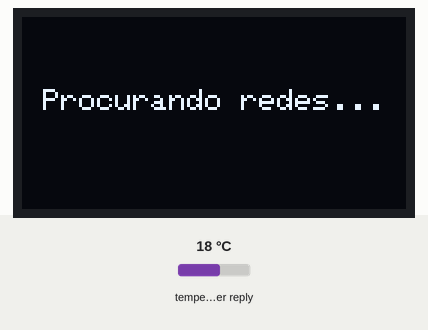
A sketch run on a simulated ESP32. On the bench: 128×64 one-colour display. The test bench sets the inputs (shaded band); at power-on: temperature in the weather reply 18 °C. WiFi joins after 1.5 s; servers stay silent unless stated; a WiFi scan finds three made-up networks; the local clock reads 2024-03-15 10:24:30 at power-on unless the sketch sets it; web services answer with replies made up by the test bench; what the sketch prints to the serial monitor is not drawn.

Above: at 0.3 s.
At 2.3 s:
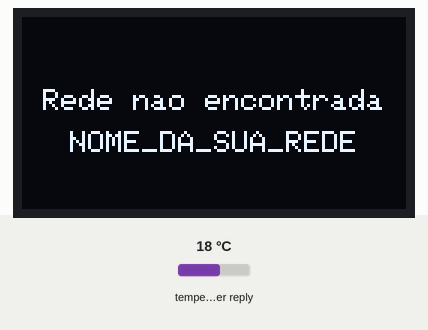
At 5.4 s:
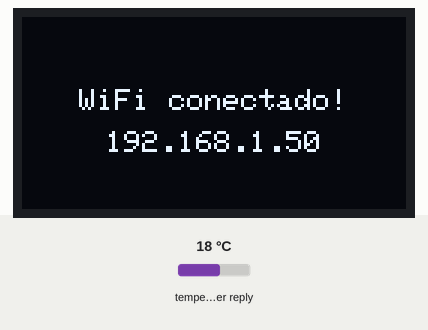
At 7.2 s:
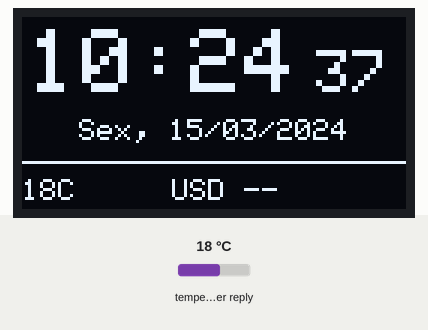
At 12.6 s:
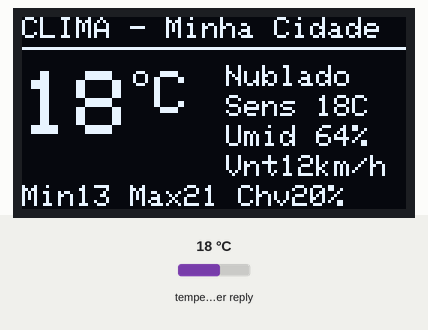
At 36.7 s:
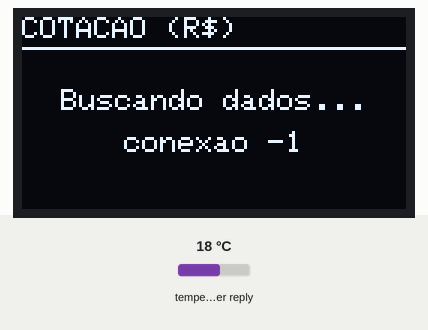

The sketch:

relogio_estacao.ino
```cpp
/*
 * ESP32 + SSD1306 (128x64, I2C)
 * Relogio NTP + Clima (Open-Meteo) + Cotacao (AwesomeAPI)
 *
 * Bibliotecas (Gerenciador de Bibliotecas da Arduino IDE):
 *   - Adafruit GFX Library
 *   - Adafruit SSD1306
 *   - ArduinoJson (versao 7.x)
 *
 * Ligacao: SDA -> GPIO21 | SCL -> GPIO22 | VCC -> 3V3 | GND -> GND
 * Botao BOOT (GPIO0): pula para a proxima tela.
 */

#include <WiFi.h>
#include <HTTPClient.h>
#include <WiFiClientSecure.h>
#include <ArduinoJson.h>
#include <Wire.h>
#include <Adafruit_GFX.h>
#include <Adafruit_SSD1306.h>
#include <time.h>

// ===================== CONFIGURACAO =====================
// Dados pessoais ficam em secrets.h (nao vai para o GitHub). Copie de secrets.example.h.
// Define: WIFI_SSID, WIFI_PASS, LATITUDE, LONGITUDE e CIDADE.
#include "secrets.h"

const char* TZ_INFO = "<-03>3";   // Brasilia (UTC-3, sem horario de verao)

const unsigned long TEMPO_TELA_MS   = 6000;       // quanto tempo cada tela fica
const unsigned long CLIMA_A_CADA_MS = 10UL * 60UL * 1000UL;  // 10 min
const unsigned long COTACAO_A_CADA_MS = 5UL * 60UL * 1000UL; // 5 min
const unsigned long RETRY_MS        = 30UL * 1000UL;         // tenta de novo apos falha

#define OLED_ADDR   0x3C
#define OLED_W      128
#define OLED_H      64
#define PIN_BOTAO   0
// ========================================================

Adafruit_SSD1306 display(OLED_W, OLED_H, &Wire, -1);

struct Clima {
  bool valid = false;
  float temp = 0, sens = 0, vento = 0, tmin = 0, tmax = 0;
  int umid = 0, codigo = 0, chuvaProb = 0;
} clima;

struct Cotacao {
  bool valid = false;
  float usd = 0, eur = 0, btc = 0;
  float usdP = 0, eurP = 0, btcP = 0;
} cotacao;

int telaAtual = 0;               // 0 relogio, 1 clima, 2 cotacao
const int NUM_TELAS = 3;
unsigned long ultimaTroca = 0;
unsigned long ultimoDesenho = 0;
unsigned long ultimoBotao = 0;
unsigned long proximoClima = 0;
unsigned long proximaCotacao = 0;
unsigned long ultimaTentativaWifi = 0;
bool ntpIniciado = false;

String ultimoErro = "";
String erroClima = "";
String erroCotacao = "";

const char* DIAS[] = {"Dom", "Seg", "Ter", "Qua", "Qui", "Sex", "Sab"};

// ---------- utilidades de desenho ----------
void textoCentralizado(const String& s, int y, int tam) {
  int16_t x1, y1; uint16_t w, h;
  display.setTextSize(tam);
  display.getTextBounds(s, 0, 0, &x1, &y1, &w, &h);
  display.setCursor((OLED_W - w) / 2, y);
  display.print(s);
}

void cabecalho(const char* titulo) {
  display.setTextSize(1);
  display.setCursor(0, 0);
  display.print(titulo);
  if (WiFi.status() != WL_CONNECTED) {
    display.setCursor(122, 0);
    display.print("!");
  }
  display.drawFastHLine(0, 10, OLED_W, SSD1306_WHITE);
}

void seta(int x, int y, bool sobe) {
  if (sobe) display.fillTriangle(x, y + 8, x + 8, y + 8, x + 4, y, SSD1306_WHITE);
  else      display.fillTriangle(x, y, x + 8, y, x + 4, y + 8, SSD1306_WHITE);
}

const char* descricaoClima(int c) {
  if (c == 0) return "Limpo";
  if (c <= 2) return "Sol e nuv";
  if (c == 3) return "Nublado";
  if (c == 45 || c == 48) return "Neblina";
  if (c >= 51 && c <= 57) return "Garoa";
  if (c >= 61 && c <= 67) return "Chuva";
  if (c >= 71 && c <= 77) return "Neve";
  if (c >= 80 && c <= 82) return "Pancadas";
  if (c >= 95) return "Tempestade";
  return "---";
}

// ---------- telas ----------
void telaRelogio() {
  struct tm t;
  display.clearDisplay();
  display.setTextColor(SSD1306_WHITE);

  if (!getLocalTime(&t, 0)) {
    cabecalho("RELOGIO");
    textoCentralizado("Sincronizando...", 28, 1);
    display.display();
    return;
  }

  char hm[6], ss[3], data[20];
  snprintf(hm, sizeof(hm), "%02d:%02d", t.tm_hour, t.tm_min);
  snprintf(ss, sizeof(ss), "%02d", t.tm_sec);
  snprintf(data, sizeof(data), "%s, %02d/%02d/%04d", DIAS[t.tm_wday], t.tm_mday, t.tm_mon + 1, t.tm_year + 1900);

  display.setTextSize(3);
  display.setCursor(2, 4);
  display.print(hm);
  display.setTextSize(2);
  display.setCursor(98, 11);
  display.print(ss);

  textoCentralizado(data, 34, 1);

  display.drawFastHLine(0, 48, OLED_W, SSD1306_WHITE);
  display.setTextSize(1);
  display.setCursor(0, 54);
  if (clima.valid) display.printf("%.0fC", clima.temp); else display.print("--C");
  display.setCursor(50, 54);
  if (cotacao.valid) display.printf("USD %.2f", cotacao.usd); else display.print("USD --");
  if (WiFi.status() != WL_CONNECTED) { display.setCursor(122, 54); display.print("!"); }

  display.display();
}

void telaClima() {
  display.clearDisplay();
  display.setTextColor(SSD1306_WHITE);
  char titulo[32];
  snprintf(titulo, sizeof(titulo), "CLIMA - %s", CIDADE);
  cabecalho(titulo);

  if (!clima.valid) {
    textoCentralizado("Buscando dados...", 24, 1);
    if (erroClima.length()) textoCentralizado(erroClima, 38, 1);
    display.display();
    return;
  }

  // temperatura grande
  display.setTextSize(3);
  display.setCursor(0, 18);
  display.printf("%.0f", clima.temp);
  int x = display.getCursorX();
  display.drawCircle(x + 3, 20, 2, SSD1306_WHITE);
  display.setTextSize(2);
  display.setCursor(x + 8, 18);
  display.print("C");

  // coluna da direita
  display.setTextSize(1);
  display.setCursor(68, 16); display.print(descricaoClima(clima.codigo));
  display.setCursor(68, 26); display.printf("Sens %.0fC", clima.sens);
  display.setCursor(68, 36); display.printf("Umid %d%%", clima.umid);
  display.setCursor(68, 46); display.printf("Vnt%.0fkm/h", clima.vento);

  // rodape
  display.setCursor(0, 56);
  display.printf("Min%.0f Max%.0f Chv%d%%", clima.tmin, clima.tmax, clima.chuvaProb);

  display.display();
}

void linhaCotacao(int y, const char* nome, float valor, float variacao, const char* fmt) {
  display.setTextSize(1);
  display.setCursor(0, y + 4);
  display.print(nome);
  display.setTextSize(2);
  display.setCursor(24, y);
  display.printf(fmt, valor);
  seta(118, y + 4, variacao >= 0);
}

void telaCotacao() {
  display.clearDisplay();
  display.setTextColor(SSD1306_WHITE);
  cabecalho("COTACAO (R$)");

  if (!cotacao.valid) {
    textoCentralizado("Buscando dados...", 24, 1);
    if (erroCotacao.length()) textoCentralizado(erroCotacao, 38, 1);
    display.display();
    return;
  }

  linhaCotacao(15, "USD", cotacao.usd, cotacao.usdP, "%.2f");
  linhaCotacao(31, "EUR", cotacao.eur, cotacao.eurP, "%.2f");
  linhaCotacao(47, "BTC", cotacao.btc, cotacao.btcP, "%.0f");

  display.display();
}

// ---------- rede ----------
bool baixarJson(const String& url, JsonDocument& doc) {
  ultimoErro = "";
  if (WiFi.status() != WL_CONNECTED) { ultimoErro = "sem WiFi"; return false; }

  WiFiClientSecure client;
  client.setInsecure();   // sem validar certificado (simples; dados nao sao sensiveis)
  client.setTimeout(10);  // segundos
  HTTPClient http;
  http.setTimeout(10000);
  http.setConnectTimeout(8000);
  http.setReuse(false);
  if (!http.begin(client, url)) {
    ultimoErro = "begin falhou";
    Serial.println("[HTTP] begin falhou");
    return false;
  }
  int code = http.GET();
  // mostra so o servidor (a URL completa contem as coordenadas)
  Serial.printf("[HTTP] %s -> %d\n", url.substring(8, url.indexOf('/', 8)).c_str(), code);
  bool ok = false;
  if (code == 200) {
    String corpo = http.getString();
    DeserializationError err = deserializeJson(doc, corpo);
    if (err == DeserializationError::Ok) {
      ok = true;
    } else {
      ultimoErro = String("JSON ") + err.c_str();
      Serial.printf("[JSON] erro: %s\n", err.c_str());
    }
  } else if (code < 0) {
    ultimoErro = "conexao " + String(code);
    Serial.printf("[HTTP] erro: %s\n", http.errorToString(code).c_str());
  } else {
    ultimoErro = "HTTP " + String(code);
  }
  http.end();
  return ok;
}

bool atualizarClima() {
  String url = "https://api.open-meteo.com/v1/forecast?latitude=" + String(LATITUDE, 2) +
               "&longitude=" + String(LONGITUDE, 2) +   // 2 casas (~1 km): suficiente para o clima e nao revela o endereco
               "&current=temperature_2m,relative_humidity_2m,apparent_temperature,weather_code,wind_speed_10m"
               "&daily=temperature_2m_max,temperature_2m_min,precipitation_probability_max"
               "&timezone=America%2FSao_Paulo&forecast_days=1";
  JsonDocument doc;
  if (!baixarJson(url, doc)) return false;

  JsonObject cur = doc["current"];
  if (cur.isNull()) return false;
  clima.temp      = cur["temperature_2m"] | 0.0f;
  clima.sens      = cur["apparent_temperature"] | 0.0f;
  clima.umid      = cur["relative_humidity_2m"] | 0;
  clima.codigo    = cur["weather_code"] | 0;
  clima.vento     = cur["wind_speed_10m"] | 0.0f;
  clima.tmax      = doc["daily"]["temperature_2m_max"][0] | 0.0f;
  clima.tmin      = doc["daily"]["temperature_2m_min"][0] | 0.0f;
  clima.chuvaProb = doc["daily"]["precipitation_probability_max"][0] | 0;
  clima.valid = true;
  return true;
}

bool atualizarCotacao() {
  JsonDocument doc;
  if (!baixarJson("https://economia.awesomeapi.com.br/last/USD-BRL,EUR-BRL,BTC-BRL", doc)) return false;
  if (doc["USDBRL"].isNull()) return false;

  cotacao.usd  = atof(doc["USDBRL"]["bid"] | "0");
  cotacao.eur  = atof(doc["EURBRL"]["bid"] | "0");
  cotacao.btc  = atof(doc["BTCBRL"]["bid"] | "0");
  cotacao.usdP = atof(doc["USDBRL"]["pctChange"] | "0");
  cotacao.eurP = atof(doc["EURBRL"]["pctChange"] | "0");
  cotacao.btcP = atof(doc["BTCBRL"]["pctChange"] | "0");
  cotacao.valid = true;
  return true;
}

void mensagemInicial(const char* l1, const char* l2 = "") {
  display.clearDisplay();
  display.setTextColor(SSD1306_WHITE);
  textoCentralizado(l1, 24, 1);
  if (l2[0]) textoCentralizado(l2, 38, 1);
  display.display();
}

void garantirWifi(unsigned long agora) {
  if (WiFi.status() == WL_CONNECTED) {
    if (!ntpIniciado) {
      configTzTime(TZ_INFO, "pool.ntp.org", "time.google.com", "a.st1.ntp.br");
      ntpIniciado = true;
    }
    return;
  }
  if (agora - ultimaTentativaWifi > 15000) {
    ultimaTentativaWifi = agora;
    WiFi.disconnect();
    WiFi.begin(WIFI_SSID, WIFI_PASS);
  }
}

// ---------- setup / loop ----------
void setup() {
  Serial.begin(115200);
  pinMode(PIN_BOTAO, INPUT_PULLUP);

  Wire.begin(21, 22);
  if (!display.begin(SSD1306_SWITCHCAPVCC, OLED_ADDR)) {
    Serial.println("SSD1306 nao encontrado! Confira ligacao e endereco (0x3C / 0x3D).");
    while (true) delay(1000);
  }

  WiFi.mode(WIFI_STA);
  WiFi.disconnect(true);
  delay(200);

  // varredura: mostra no Serial quais redes 2.4GHz o ESP32 enxerga
  mensagemInicial("Procurando redes...");
  int n = WiFi.scanNetworks();
  bool achou = false;
  Serial.printf("[SCAN] %d redes encontradas:\n", n);
  for (int i = 0; i < n; i++) {
    bool igual = (WiFi.SSID(i) == String(WIFI_SSID));
    if (igual) achou = true;
    Serial.printf("  %s \"%s\"  sinal %d dBm  canal %d\n",
                  igual ? "->" : "  ", WiFi.SSID(i).c_str(), WiFi.RSSI(i), WiFi.channel(i));
  }
  Serial.printf("[SCAN] sua rede \"%s\" %s\n", WIFI_SSID, achou ? "FOI encontrada (entao o problema e a senha)" : "NAO apareceu (nome errado, 5GHz ou longe demais)");
  if (!achou) mensagemInicial("Rede nao encontrada", WIFI_SSID);
  else mensagemInicial("Conectando WiFi...", WIFI_SSID);
  delay(1500);

  WiFi.begin(WIFI_SSID, WIFI_PASS);
  unsigned long ini = millis();
  while (WiFi.status() != WL_CONNECTED && millis() - ini < 20000) delay(250);

  if (WiFi.status() == WL_CONNECTED) {
    configTzTime(TZ_INFO, "pool.ntp.org", "time.google.com", "a.st1.ntp.br");
    ntpIniciado = true;
    Serial.printf("[WIFI] conectado, IP %s\n", WiFi.localIP().toString().c_str());
    mensagemInicial("WiFi conectado!", WiFi.localIP().toString().c_str());
  } else {
    Serial.printf("[WIFI] falhou, status %d (rede 2.4GHz? senha certa?)\n", WiFi.status());
    mensagemInicial("Sem WiFi", "tentando em segundo plano");
  }
  delay(1200);
  ultimaTroca = millis();
}

void loop() {
  unsigned long agora = millis();

  garantirWifi(agora);

  // atualizacoes periodicas
  if (WiFi.status() == WL_CONNECTED) {
    if ((long)(agora - proximoClima) >= 0) {
      bool ok = atualizarClima();
      erroClima = ok ? "" : ultimoErro;
      Serial.printf("[CLIMA] %s %s\n", ok ? "ok" : "FALHOU", erroClima.c_str());
      proximoClima = millis() + (ok ? CLIMA_A_CADA_MS : RETRY_MS);
    }
    if ((long)(agora - proximaCotacao) >= 0) {
      bool ok = atualizarCotacao();
      erroCotacao = ok ? "" : ultimoErro;
      Serial.printf("[COTACAO] %s %s\n", ok ? "ok" : "FALHOU", erroCotacao.c_str());
      proximaCotacao = millis() + (ok ? COTACAO_A_CADA_MS : RETRY_MS);
    }
  }

  // botao BOOT: proxima tela
  if (digitalRead(PIN_BOTAO) == LOW && agora - ultimoBotao > 300) {
    ultimoBotao = agora;
    telaAtual = (telaAtual + 1) % NUM_TELAS;
    ultimaTroca = agora;
  }

  // rotacao automatica
  if (agora - ultimaTroca >= TEMPO_TELA_MS) {
    telaAtual = (telaAtual + 1) % NUM_TELAS;
    ultimaTroca = agora;
  }

  // redesenha a ~5x por segundo (segundos do relogio andam certinho)
  if (agora - ultimoDesenho >= 200) {
    ultimoDesenho = agora;
    switch (telaAtual) {
      case 0: telaRelogio();  break;
      case 1: telaClima();    break;
      case 2: telaCotacao();  break;
    }
  }
}
```

secrets.example.h
```cpp
// Copie este arquivo para "secrets.h" (mesma pasta) e preencha com os seus dados.
// O secrets.h está no .gitignore e NÃO deve ser enviado ao GitHub.

// Wi-Fi 2.4 GHz (o ESP32 não conecta em redes 5 GHz)
#define WIFI_SSID "NOME_DA_SUA_REDE"
#define WIFI_PASS "SENHA_DA_SUA_REDE"

// Localização para o clima. Use o CENTRO DA SUA CIDADE, não o endereço da sua casa.
// Pesquise "latitude longitude <sua cidade>". Use ponto como separador decimal.
#define LATITUDE  0.00
#define LONGITUDE 0.00
#define CIDADE    "Minha Cidade"   // aparece no título da tela de clima (sem acentos, o display não os exibe)
```

Measured:
- what the display in image 0 shows lasts 2.0 s, from 0.3 s to 2.3 s
- what the display in image 1 shows lasts 3.0 s, from 2.3 s to 5.3 s
- what the display in image 2 shows lasts 1.7 s, from 5.3 s to 7.0 s
- what the display in image 3 shows lasts 1.0 s, from 7.2 s to 8.2 s
- what the display in image 4 shows lasts 6.0 s, from 12.6 s to 18.6 s
